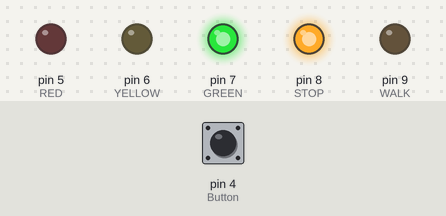
Bench run of a sketch on a simulated Arduino Uno, built with avr-gcc and run on an emulated ATmega328P. Parts: output pins drawn as LEDs (lit = HIGH). Inputs (shaded band) come from the test bench; at power-on: pin 4 (Button) LOW.

Above: at 1.2 s.
1.3 s: pin 4 (Button) pulled HIGH for 0.15 s
At 5.2 s:
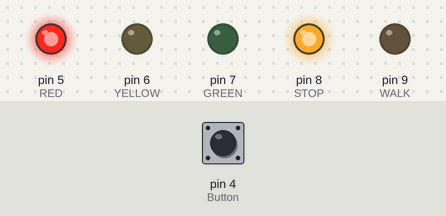
At 6.7 s:
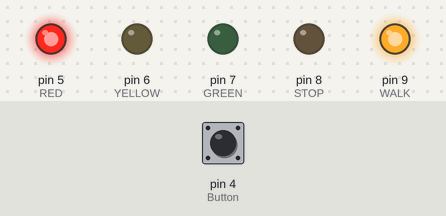
Timing chart, 0 to 15.7 s (numbered marks = the images above; inputs shaded):
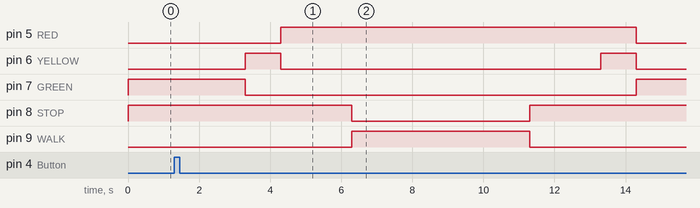

The sketch:

ampelschaltung.ino
```cpp
int Button = 4;
int ButtonStatus = 0;

int RED = 5;
int YELLOW = 6;
int GREEN = 7;

int STOP = 8;
int WALK = 9;

unsigned long previousMillis = 0;
int phase = 0;
unsigned long interval = 0;

void setup() {
    pinMode(Button, INPUT);

    pinMode(RED, OUTPUT);
    pinMode(YELLOW, OUTPUT);
    pinMode(GREEN, OUTPUT);

    pinMode(STOP, OUTPUT);
    pinMode(WALK, OUTPUT);

    digitalWrite(GREEN, HIGH);
    digitalWrite(STOP, HIGH);
}

void loop() {
    ButtonStatus = digitalRead(Button);

    if (ButtonStatus == HIGH && phase == 0) {
        phase = 1;
        previousMillis = millis();
        interval = 2000;
    }

    unsigned long currentMillis = millis();

    switch (phase) {
        case 1:
            if (currentMillis - previousMillis >= interval) {
                digitalWrite(GREEN, LOW);
                digitalWrite(YELLOW, HIGH);
                previousMillis = currentMillis;
                interval = 1000;
                phase = 2;
            }
            break;

        case 2:
            if (currentMillis - previousMillis >= interval) {
                digitalWrite(YELLOW, LOW);
                digitalWrite(RED, HIGH);
                previousMillis = currentMillis;
                interval = 2000;
                phase = 3;
            }
            break;

        case 3:
            if (currentMillis - previousMillis >= interval) {
                digitalWrite(STOP, LOW);
                digitalWrite(WALK, HIGH);
                previousMillis = currentMillis;
                interval = 5000;
                phase = 4;
            }
            break;

        case 4:
            if (currentMillis - previousMillis >= interval) {
                digitalWrite(WALK, LOW);
                digitalWrite(STOP, HIGH);
                previousMillis = currentMillis;
                interval = 2000;
                phase = 5;
            }
            break;

        case 5:
            if (currentMillis - previousMillis >= interval) {
                digitalWrite(YELLOW, HIGH);
                previousMillis = currentMillis;
                interval = 1000;
                phase = 6;
            }
            break;

        case 6:
            if (currentMillis - previousMillis >= interval) {
                digitalWrite(RED, LOW);
                digitalWrite(YELLOW, LOW);
                digitalWrite(GREEN, HIGH);
                phase = 0;
            }
            break;
    }
}
```

Measured:
- after the input at 1.3 s, pin 5 (RED): LOW → HIGH after 3.0 s, → LOW 10.0 s later; pin 6 (YELLOW): alternates HIGH for 1.0 s and LOW for 9.0 s, starting after 2.0 s; pin 7 (GREEN): HIGH → LOW after 2.0 s, → HIGH 11.0 s later; pin 8 (STOP): HIGH → LOW after 5.0 s, → HIGH 5.0 s later; pin 9 (WALK): LOW → HIGH after 5.0 s, → LOW 5.0 s later
